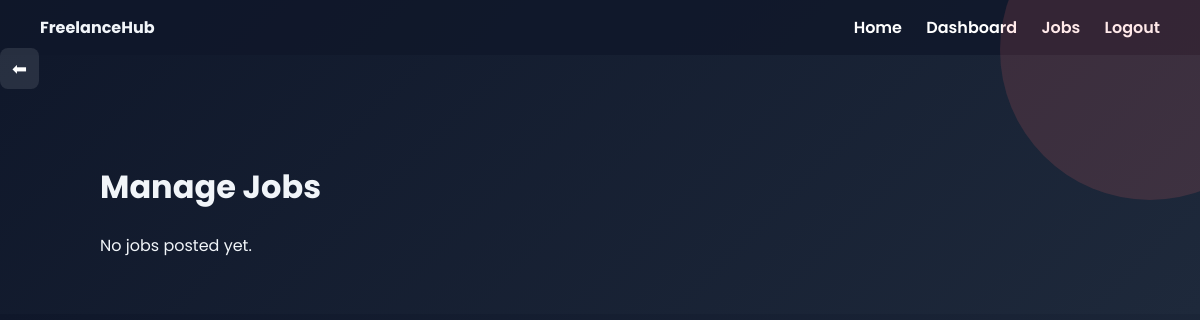
Page /manage-jobs/ (signed in) on the earlier database version.
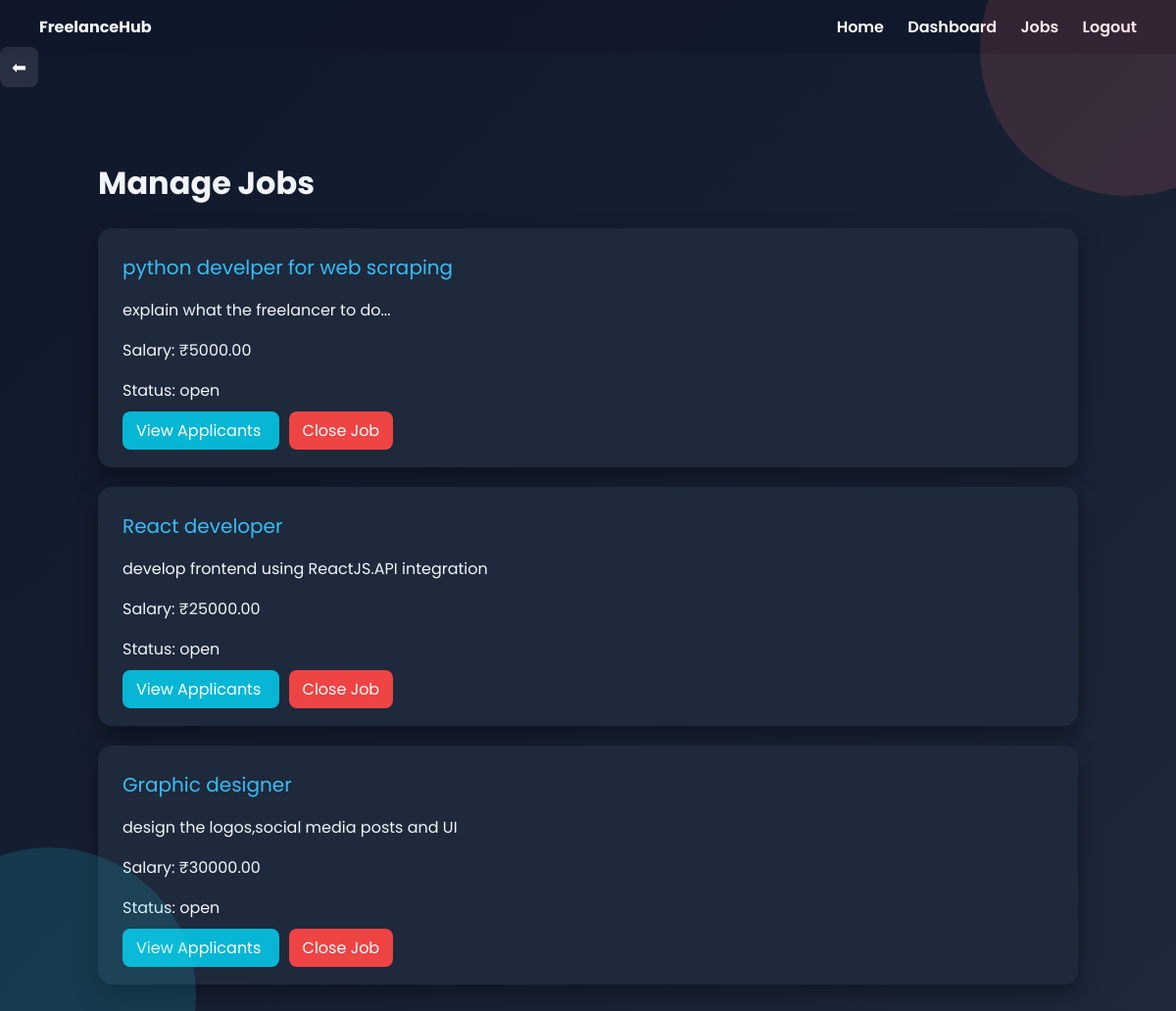
Same page on the later database version.
### accounts/models.py (models this page shows, shortened)
class Job(models.Model):
    STATUS_CHOICES = [
        ('open', 'Open'),
        ('closed', 'Closed'),
    ]
    title = models.CharField(max_length=200)
    description = models.TextField()
    salary = models.DecimalField(max_digits=10, decimal_places=2)
    deadline = models.DateField()
    posted_by = models.ForeignKey(
        User,
        on_delete=models.CASCADE,
        related_name='jobs'
    )
    status = models.CharField(max_length=20, choices=STATUS_CHOICES, default='open')
    created_at = models.DateTimeField(auto_now_add=True)

### accounts/views.py (the view)
# urls.py: path("manage-jobs/", views.manage_jobs, name="manage_jobs"),
@login_required
def manage_jobs(request):
    jobs = Job.objects.filter(posted_by=request.user)
    return render(request, "accounts/manage_jobs.html", {
        "jobs": jobs
    })

### accounts/templates/accounts/manage_jobs.html (shortened to what this page needs)
{% extends "base.html" %}
{% block content %}
<div style="margin-bottom:20px;">
<a href="{% url 'dashboard' %}" style="
text-decoration:none;
color:white;
font-size:18px;
padding:8px 12px;
border-radius:8px;
background:rgba(255,255,255,0.1);
">
⬅
</a>
</div>
<div class="container">
<h1>Manage Jobs</h1>
{% for job in jobs %}
<div class="job-card">
<div class="job-title">{{ job.title }}</div>
<p>{{ job.description|truncatewords:25 }}</p>
<p>Salary: ₹{{ job.salary }}</p>
<p>Status: {{ job.status }}</p>
<div class="job-actions">
<a href="{% url 'view_applicants' job.id %}" class="btn btn-view">
View Applicants
</a>
<a href="{% url 'close_job' job.id %}" class="btn btn-close">
Close Job
</a>
</div>
</div>
{% empty %}
<p>No jobs posted yet.</p>
{% endfor %}
</div>
{% endblock %}

Differences in the rows shown:
added Job: title "python develper for web scraping", description "explain what the freelancer to do...", salary "5000.00", status "open"
added Job: title "React developer", description "develop frontend using ReactJS.API integration", salary "25000.00", status "open"
added Job: title "Graphic designer", description "design the logos,social media posts and UI", salary "30000.00", status "open"
Other differences:
text no longer shown: "No jobs posted yet."
